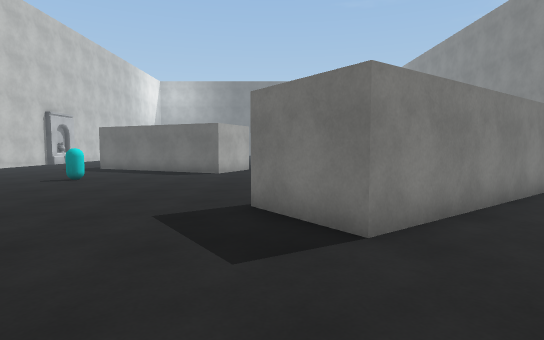
View 1 (above)

21 first-person views from a walk through a Unity game level. The camera is 1.4 m above the floor, tilts 4° down and sees 80° across. The floor is counted in squares, 1.36 m on a side. Each view is taken from the middle of a square. On the plan, view 1 faces up. The plan holds only what a view shows up to about 13 squares ahead; the rest is blank. The player is left out. Surface patterns are stand-ins for the level's own textures.

View 2
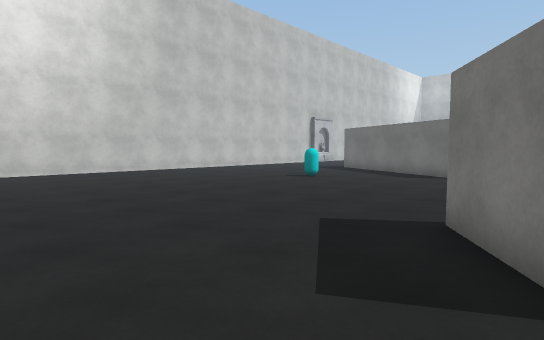

View 3
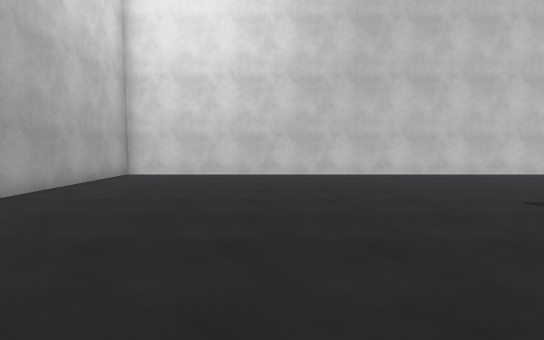

View 4
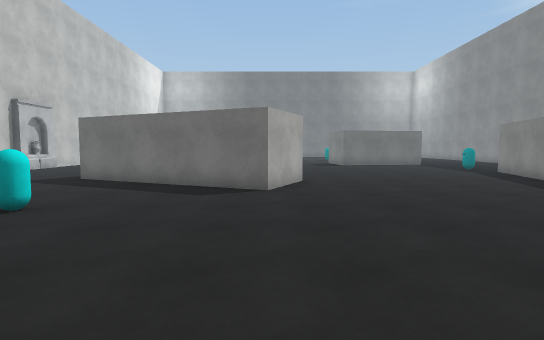

View 5
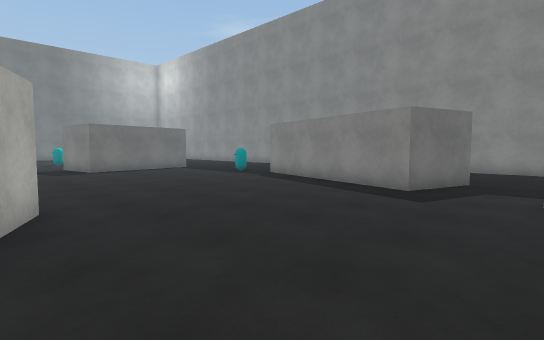

View 6
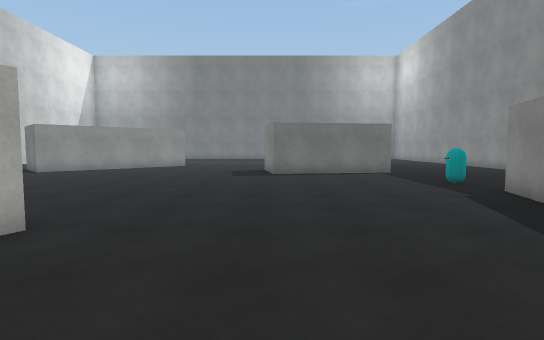

View 7
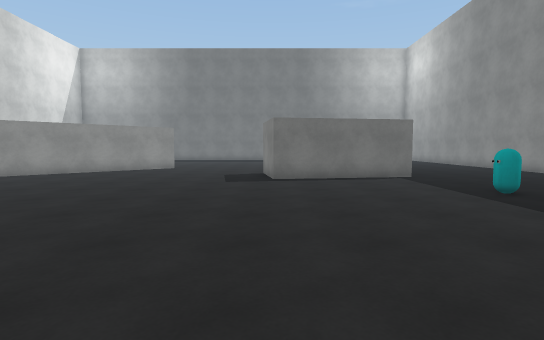

View 8
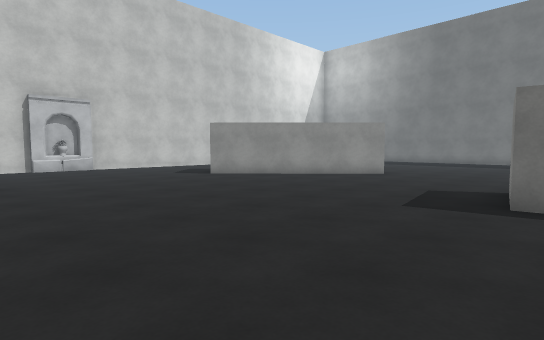

View 9
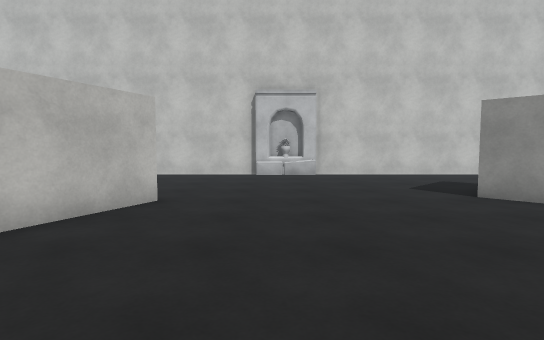

View 10
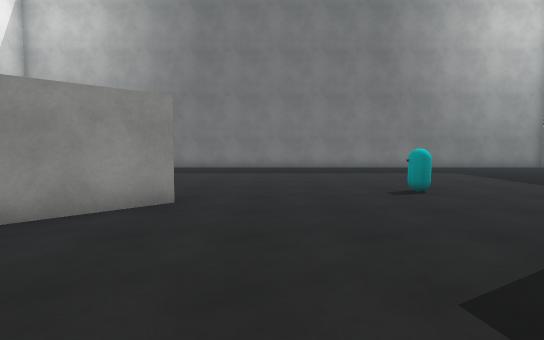

View 11
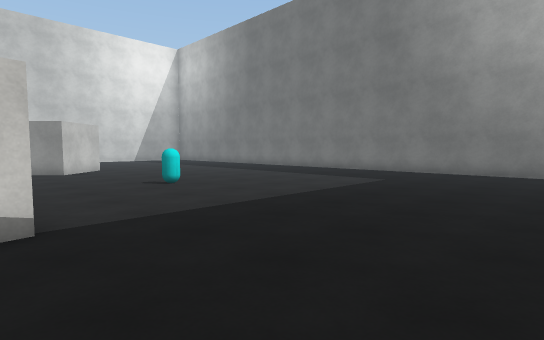

View 12
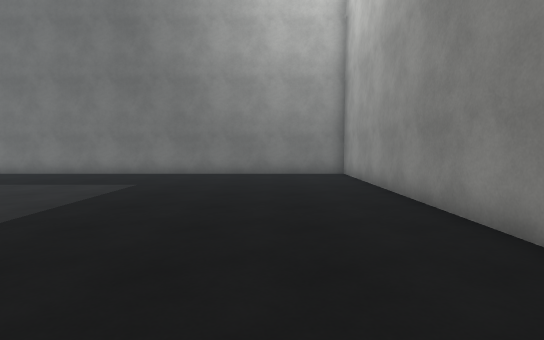

View 13
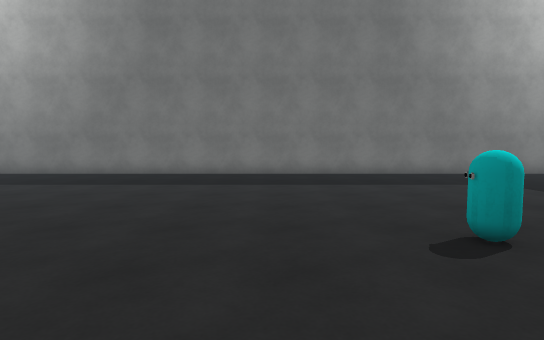

View 14
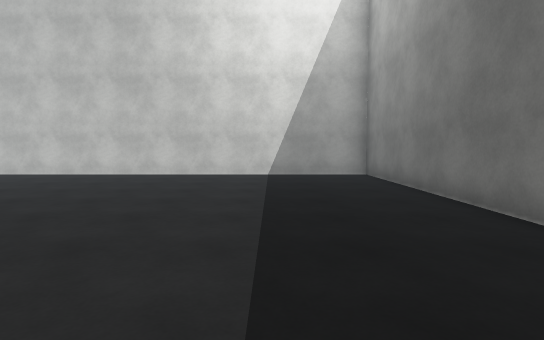

View 15
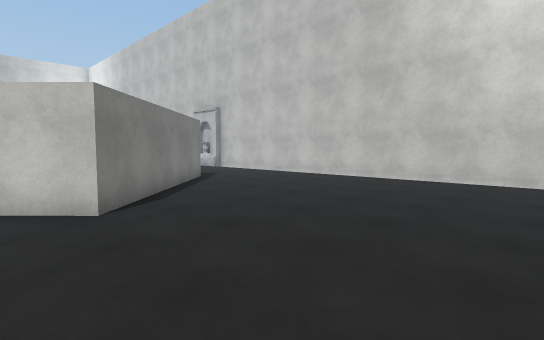

View 16
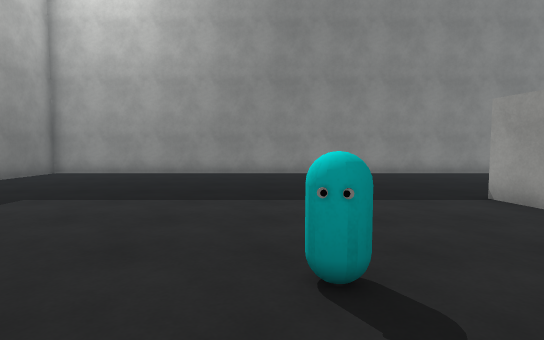

View 17
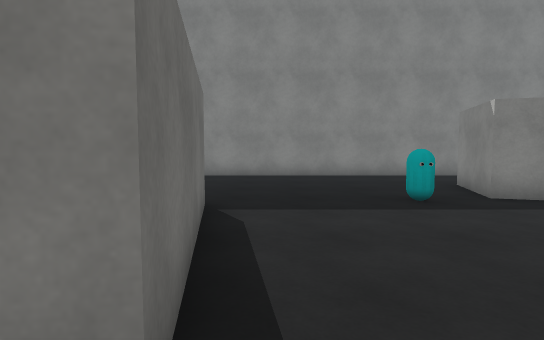

View 18
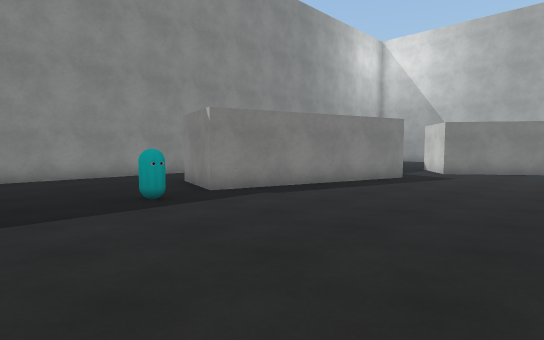

View 19
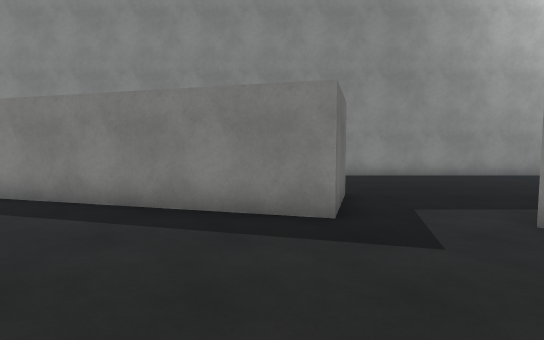

View 20
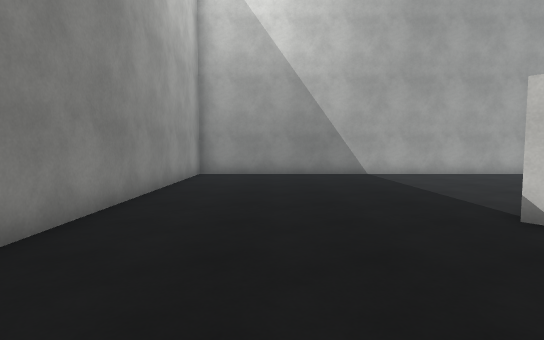

View 21
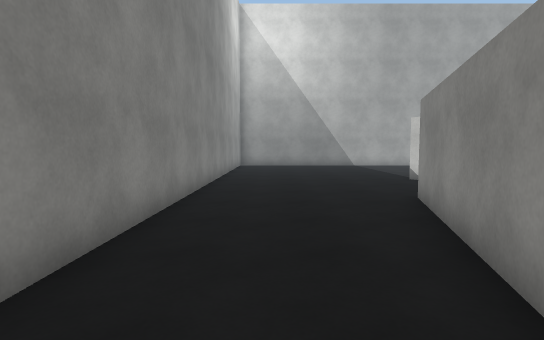

### Floor plan
Points are (right, up) in squares from view 1. A wall is a line through its corners. A room is listed if a view was taken in it or the views show most of it. See-through windows are left out.
Room 1 (views 1, 2, 3, 4, 5, 6, 7, 8, 9, 10, 11, 12, 13, 14, 15, 16, 17, 18, 19, 20, 21)
walls: (-1, 15) (-2.1, 12.7) (-8.3, 15.6); (-7.3, 17.8) (-4.8, 16.7); (6.9, 24.2) (2.1, 23.4) (1.6, 26); (5.2, 26.5) (6.5, 26.7) (6.5, 26.3); (-9.4, 26) (-4.6, 30.8) (-2.8, 29) (-7.7, 24.2); (9.4, 16.1) (8, 11.4) (5.6, 12.1) (7.5, 18.6) (9.9, 17.9); (-13.1, 21.8) (-13.1, 20.5); (-13.5, 19.4) (-13.5, -0.5) (-7.5, -0.5); (-13.5, 21.5) (-13.5, 19.9); (2.3, 7.5) (5.1, 9.6) (5.5, 9.1); (6.3, 7.9) (6.6, 7.5); (6.2, 7.3) (1.1, 3.6) (-0.4, 5.6); (0.2, -0.5) (12.8, -0.5) (12.8, 39.6) (-13.5, 39.6) (-13.5, 21.6)
objects: other object (-13, 20); other object (-6, 10); other object (2, 30); other object (7, 20)

Where each view was taken, in squares from view 1:
view 1: 0 up, 0 right, facing up
view 2: 1 up, 1 right, facing up-left
view 3: 5 up, 1 left, facing left
view 4: 5 up, 2 left, facing up
view 5: 9 up, 2 left, facing up-right
view 6: 11 up, 2 right, facing up
view 7: 13 up, 2 right, facing up
view 8: 17 up, 3 right, facing up-left
view 9: 20 up, 1 left, facing left
view 10: 23 up, 1 left, facing up
view 11: 26 up, 11 right, facing up-left
view 12: 27 up, 10 right, facing up
view 13: 27 up, 0 right, facing up
view 14: 36 up, 1 left, facing left
view 15: 36 up, 3 left, facing down-left
view 16: 31 up, 0 right, facing right
view 17: 23 up, 1 right, facing right
view 18: 23 up, 1 right, facing down-right
view 19: 13 up, 1 right, facing right
view 20: 12 up, 10 right, facing down
view 21: 18 up, 11 right, facing down
